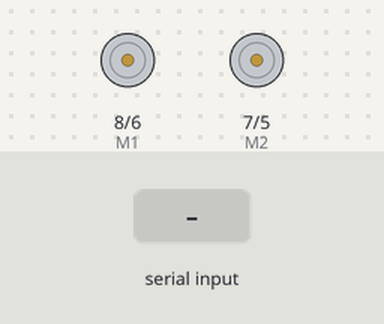
The sketch below on a simulated Arduino Uno, built with avr-gcc and run on an emulated ATmega328P. Parts: direction and speed pins drawn as motors (green arrow = direction pin HIGH = forward, orange = LOW = backward, longer = more drive). Inputs (shaded band) come from the test bench.

Above: at 1.2 s.
1.3 s: "w" received over Serial
At 2.5 s:
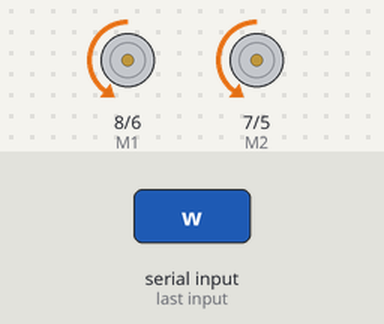
2.8 s: "s" received over Serial
At 3.9 s:
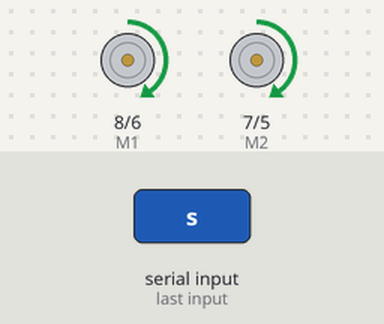
4.3 s: "a" received over Serial
At 5.0 s:
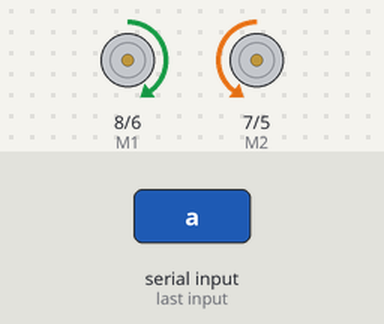
5.8 s: "d" received over Serial
At 6.2 s:
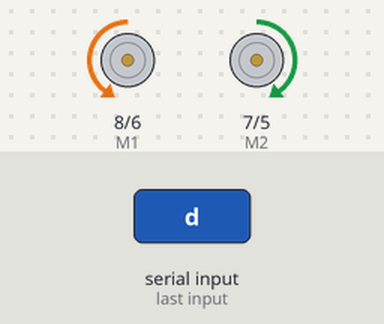
7.3 s: "1" received over Serial
At 8.5 s:
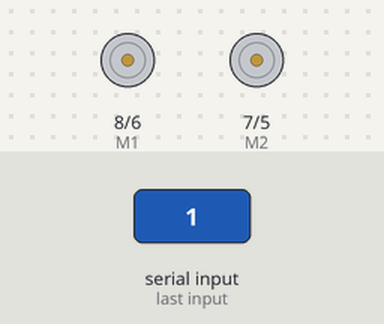
Timing chart, 0 to 9.8 s (numbered marks = the images above; inputs shaded):
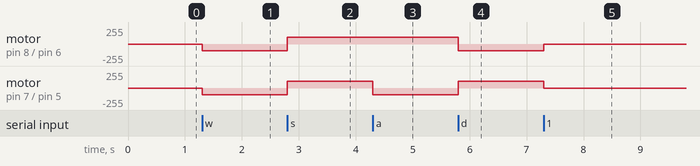

The sketch:

test_file_ino.ino
```cpp
/*To control the rover, Copy and paste the code below into the Arduino software*/
int E1 = 6; //M1 Speed Control
int E2 = 5; //M2 Speed Control
int M1 = 8; //M1 Direction Control
int M2 = 7; //M2 Direction Control
void setup(void)
{
 int i;
 for(i=5;i<=8;i++)
 pinMode(i, OUTPUT);
 Serial.begin(9600);
}
void loop(void)
{
 while (Serial.available() < 1) {} // Wait until a character is received
 char val = Serial.read();
 int leftspeed = 100; //255 is maximum speed
 int rightspeed = 100;
 switch(val) // Perform an action depending on the command
 {
 case 'w'://Move Forward
 forward (leftspeed,rightspeed);
 break;
 case 's'://Move Backwards
 reverse (leftspeed,rightspeed);
 break;
 case 'a'://Turn Left
 left (leftspeed,rightspeed);
 break;
 case 'd'://Turn Right
 right (leftspeed,rightspeed);
 break;
 default:
 stop();
 break;
 }
}
void stop(void) //Stop
{
 digitalWrite(E1,LOW);
 digitalWrite(E2,LOW);
}
void forward(char a,char b)
{
 analogWrite (E1,a);
 digitalWrite(M1,LOW);
 analogWrite (E2,b);
 digitalWrite(M2,LOW);
}
void reverse (char a,char b)
{
 analogWrite (E1,a);
 digitalWrite(M1,HIGH);
 analogWrite (E2,b);
 digitalWrite(M2,HIGH);
}
void left (char a,char b)
{
 analogWrite (E1,a);
 digitalWrite(M1,HIGH);
 analogWrite (E2,b);
 digitalWrite(M2,LOW);
}
void right (char a,char b)
{
 analogWrite (E1,a);
 digitalWrite(M1,LOW);
 analogWrite (E2,b);
 digitalWrite(M2,HIGH);
}
```

Measured:
- after the input at 1.3 s, motor on pin 8 (M1) / pin 6 (E1), motor on pin 7 (M2) / pin 5 (E2): stopped → backward 100/255 at once
- after the input at 2.8 s, motor on pin 8 (M1) / pin 6 (E1), motor on pin 7 (M2) / pin 5 (E2): backward 100/255 → forward 100/255 at once
- after the input at 4.3 s, motor on pin 7 (M2) / pin 5 (E2): forward 100/255 → backward 100/255 at once
- after the input at 5.8 s, motor on pin 8 (M1) / pin 6 (E1): forward 100/255 → backward 100/255 at once; motor on pin 7 (M2) / pin 5 (E2): backward 100/255 → forward 100/255 at once
- after the input at 7.3 s, motor on pin 8 (M1) / pin 6 (E1): backward 100/255 → stopped at once; motor on pin 7 (M2) / pin 5 (E2): forward 100/255 → stopped at once
